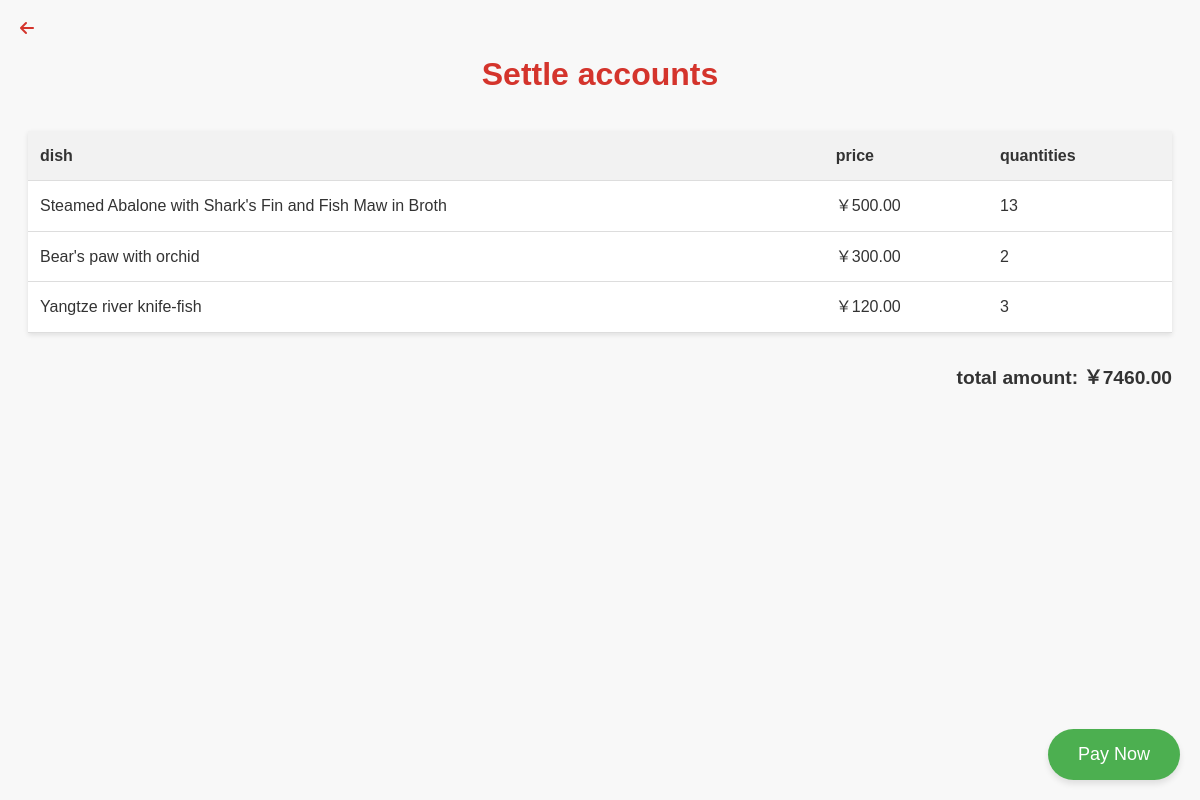
Screenshot of /order/checkout/5/ with the database file from the repository.
### orders/models.py (models this page shows)
class OrderItems(models.Model):
    order = models.ForeignKey(Order, on_delete=models.CASCADE, related_name="order_items")
    menuitem = models.ForeignKey(MenuItem, on_delete=models.CASCADE, related_name="menu_orders")
    quantity = models.IntegerField(default=1)  # 添加 quantity 字段，确保记录菜品数量
    class Meta:
        unique_together = (('order', 'menuitem'),)

class MenuItem(models.Model):
    name = models.CharField(max_length=100)
    description = models.TextField()
    price = models.DecimalField(max_digits=10, decimal_places=2)
    image = models.ImageField(upload_to="menu_image/", blank=True, null=True)  # 修改为 ImageField

### orders/views.py (the view)
# urls.py: path("checkout/<int:order_id>/", views.checkout, name="checkout"),
def checkout(request, order_id,):
    order = get_object_or_404(Order, id=order_id)
    order_items = OrderItems.objects.filter(order=order)
    total_price = sum(item.menuitem.price * item.quantity for item in order_items)
    menu_items = list(MenuItem.objects.values("id", "name", "price"))
    for item in menu_items:
        item["price"] = float(item["price"])
    menu_items_json = json.dumps(menu_items)
    return render(request, "orders/checkout.html", {
        "order": order,
        "order_items": order_items,
        "total_price": total_price,
        "menu_items_json": menu_items_json
    })

### orders/templates/orders/checkout.html (shortened to what this page needs)
<!DOCTYPE html>
<html lang="zh">
<head>
    {% load static %}
    <link rel="stylesheet" href="{% static 'css/style.css' %}">
    <link rel="stylesheet" href="https://cdnjs.cloudflare.com/ajax/libs/font-awesome/6.5.0/css/all.min.css">
</head>
<body>
    <a href="/menu/1" class="back-button">
    <i class="fas fa-arrow-left"></i>
    </a>
    <h1>Settle accounts</h1>
    <table>
        <thead>
            <tr>
                <th>dish</th>
                <th>price</th>
                <th>quantities</th>
            </tr>
        </thead>
        <tbody>
            {% for item in order_items %}
            <tr>
                <td>{{ item.menuitem.name }}</td>
                <td>￥{{ item.menuitem.price|floatformat:2 }}</td>
                <td>{{ item.quantity }}</td>
            </tr>
            {% endfor %}
        </tbody>
    </table>
    <p class="total-price">total amount: ￥{{ total_price|floatformat:2 }}</p>
    <button class="floating-button" onclick="goToPayment()"> Pay Now</button>
</body>
</html>

### static/css/style.css (style rules this page uses)
body { font-family: Arial, sans-serif; }
.floating-button { position: fixed; bottom: 20px; right: 20px; background-color: #ff6600; color: white; border: none; padding: 15px 20px; border-radius: 50px; font-size: 18px; cursor: pointer; box-shadow: 2px 2px 10px rgba(0, 0, 0, 0.2); }

### orders/templates/orders/checkout.html (style rules this page uses)
body { font-family: 'Microsoft YaHei', 'Heiti SC', 'Helvetica', sans-serif; background-color: #f8f8f8; color: #333; line-height: 1.6; padding: 20px; }
h1 { color: #d4342c; text-align: center; margin-bottom: 30px; }
table { width: 100%; border-collapse: collapse; margin-bottom: 30px; background-color: white; box-shadow: 0 2px 5px rgba(0,0,0,0.1); }
th, td { padding: 12px; text-align: left; border-bottom: 1px solid #ddd; }
th { background-color: #f2f2f2; font-weight: bold; }
.total-price { font-size: 1.2em; font-weight: bold; text-align: right; margin-top: 20px; }
.floating-button { position: fixed; bottom: 20px; right: 20px; background-color: #4CAF50; color: white; border: none; padding: 15px 30px; border-radius: 30px; font-size: 18px; cursor: pointer; box-shadow: 0 4px 6px rgba(0,0,0,0.1); transition: background-color 0.3s; }
.back-button { position: absolute; top: 20px; left: 20px; font-size: 16px; color: #d4342c; text-decoration: none; font-weight: bold; display: flex; align-items: center; }
.back-button i { margin-right: 6px; }

### rows the page displays
OrderItems: menuitem.name "Steamed Abalone with Shark's Fin and Fish Maw in Broth", menuitem.price "500.00", quantity "13"
OrderItems: menuitem.name "Bear's paw with orchid", menuitem.price "300.00", quantity "2"
OrderItems: menuitem.name "Yangtze river knife-fish", menuitem.price "120.00", quantity "3"

### other values shown
{{ total_price|floatformat:2 }} "7460.00"
